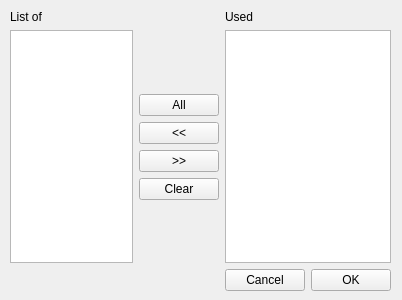
<?xml version="1.0" encoding="UTF-8"?>
<ui version="4.0">
 <author>Lisa</author>
 <class>ItemSelectionUI</class>
 <widget class="QWidget" name="ItemSelectionUI">
  <property name="geometry">
   <rect>
    <x>0</x>
    <y>0</y>
    <width>402</width>
    <height>300</height>
   </rect>
  </property>
  <property name="windowTitle">
   <string>ItemSelectionUI</string>
  </property>
  <widget class="QWidget" name="gridLayoutWidget">
   <property name="geometry">
    <rect>
     <x>10</x>
     <y>10</y>
     <width>381</width>
     <height>281</height>
    </rect>
   </property>
   <layout class="QGridLayout" name="gridLayout">
    <item row="0" column="0">
     <widget class="QLabel" name="listOfLabel">
      <property name="text">
       <string>List of</string>
      </property>
     </widget>
    </item>
    <item row="0" column="8">
     <widget class="QLabel" name="usedLabel">
      <property name="text">
       <string>Used</string>
      </property>
     </widget>
    </item>
    <item row="1" column="1" colspan="3">
     <layout class="QVBoxLayout" name="verticalLayout">
      <item>
       <spacer name="verticalSpacer">
        <property name="orientation">
         <enum>Qt::Vertical</enum>
        </property>
        <property name="sizeHint" stdset="0">
         <size>
          <width>20</width>
          <height>40</height>
         </size>
        </property>
       </spacer>
      </item>
      <item>
       <widget class="QPushButton" name="pushButton">
        <property name="text">
         <string>All</string>
        </property>
       </widget>
      </item>
      <item>
       <widget class="QPushButton" name="removeItemButton">
        <property name="text">
         <string>&lt;&lt;</string>
        </property>
       </widget>
      </item>
      <item>
       <widget class="QPushButton" name="useItemButton">
        <property name="text">
         <string>&gt;&gt;</string>
        </property>
       </widget>
      </item>
      <item>
       <widget class="QPushButton" name="clearButton">
        <property name="text">
         <string>Clear</string>
        </property>
       </widget>
      </item>
      <item>
       <spacer name="verticalSpacer_2">
        <property name="orientation">
         <enum>Qt::Vertical</enum>
        </property>
        <property name="sizeHint" stdset="0">
         <size>
          <width>20</width>
          <height>40</height>
         </size>
        </property>
       </spacer>
      </item>
     </layout>
    </item>
    <item row="1" column="8">
     <widget class="QListWidget" name="usedItems"/>
    </item>
    <item row="1" column="0">
     <widget class="QListWidget" name="availableItems"/>
    </item>
    <item row="4" column="8">
     <layout class="QHBoxLayout" name="horizontalLayout_2">
      <item>
       <widget class="QPushButton" name="cancelButton">
        <property name="text">
         <string>Cancel</string>
        </property>
       </widget>
      </item>
      <item>
       <widget class="QPushButton" name="okButton">
        <property name="text">
         <string>OK</string>
        </property>
       </widget>
      </item>
     </layout>
    </item>
   </layout>
  </widget>
 </widget>
 <resources/>
 <connections/>
</ui>
